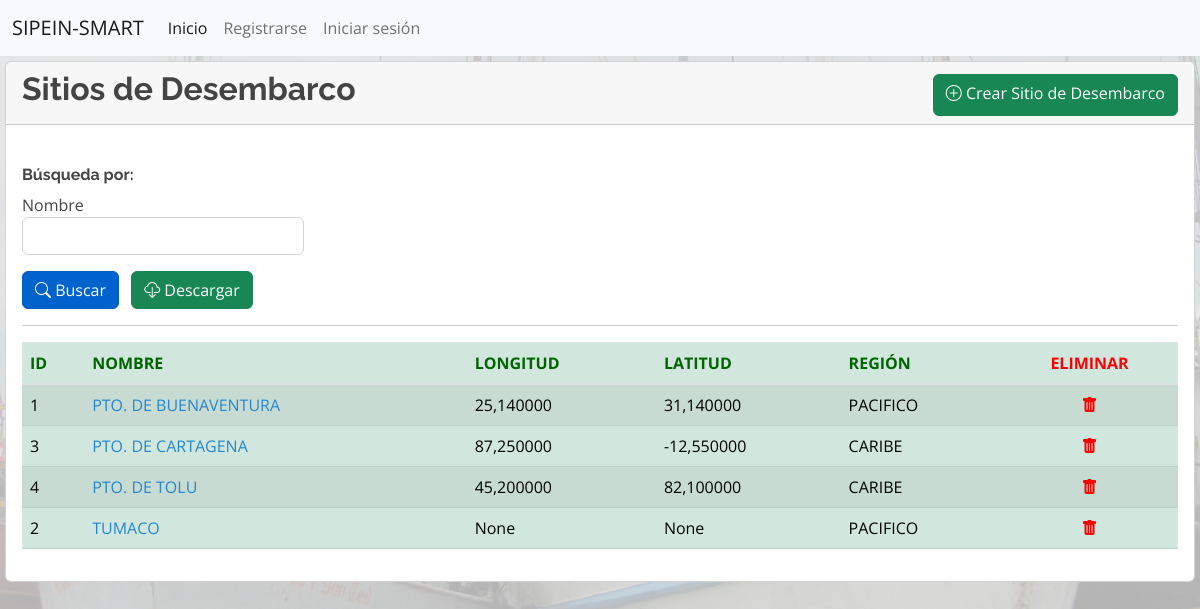
/sitios/, run on the app's committed database.
### industrial/models.py (models this page shows, shortened)
class Sitio_Desembarco(models.Model):
    nombre = models.TextField(max_length=50, verbose_name='Nombre', unique=True)
    coord_lon = models.DecimalField(max_digits=8, decimal_places=6, null=True, blank=True, verbose_name='Longitud')
    coord_lat = models.DecimalField(max_digits=8, decimal_places=6, null=True, blank=True, verbose_name='Latitud')
    costa_id = models.PositiveSmallIntegerField(choices=REGION_COSTA, null=True)
    class Meta:
        ordering = ['nombre']

### industrial/views.py (the view)
# urls.py: path('sitios/', views.listar_sitio, name='listar_sitios'),
def listar_sitio(request):
    context = {}
    filtered_sitios = SitioFiltro(request.GET, queryset=Sitio_Desembarco.objects.all())
    context['filtered_sitios'] = filtered_sitios
    paginated_filtered_sitios = Paginator(filtered_sitios.qs,15)
    page_number = request.GET.get('page')
    sitio_page_obj = paginated_filtered_sitios.get_page(page_number)
    context['sitio_page_obj'] = sitio_page_obj
    return render(request, 'sitios_lista.html', context=context)

### industrial/templates/sitios_lista.html (shortened to what this page needs)
{% extends 'base.html' %}
{% load widget_tweaks %}
{% block contenido %}
<main style="margin-left: 5px; margin-right: 5px; margin-top: 5px;">
	<div class="card">
		<div class="card-header">
			<div class="row">
				<div class="col-md-6 col-lg-8">
					<h2 class="card-title"><strong>Sitios de Desembarco</strong></h2>
				</div>
				<div class="col-md-6 col-lg-4 mt-1 d-md-flex justify-content-md-end">
					<a class="btn btn-success align-middle" href="{% url 'crear_sitios' %}" role="button">
						<i class="bi bi-plus-circle"></i>&nbsp;Crear Sitio de Desembarco</a>
				</div>
			</div>
		</div>
		<div class="card-body">
			<form method="get">
				<br>
				<h6><strong>Búsqueda por:</strong></h6>
				<div class="form-row" style="display: flex;">
					<div class="form-group col-sm-4 col-md-3">
						<h7>Nombre</h7>
						{% render_field filtered_sitios.form.nombre__icontains class="form-control" %}
					</div>
				</div>
				<ul class="list-inline">
					<li class="list-inline-item">
						<button class="btn btn-primary active align-middle" type="submit">
							<i class="bi bi-search"></i>&nbsp;Buscar
						</button>
					</li>
					<li class="list-inline-item">
						<button class="btn btn-success align-middle" >
							<i class="bi bi-cloud-download"></i>&nbsp;Descargar
						</button>
					</li>
				</ul>
				<hr>
			</form>
			<div class="table-responsive">
				<table class="table table-success table-striped">
					<thead style="color:darkgreen;">
						<tr>
							<th>ID</th>
							<th>NOMBRE</th>
							<th>LONGITUD</th>
							<th>LATITUD</th>
							<th>REGIÓN</th>
							<th style="text-align: center; color:red">ELIMINAR</th>
						</tr>
					</thead>
					<tbody>
						{% for sitio in sitio_page_obj %}
						<tr>
							<td>{{ sitio.id }}</td>
							<td>
								<a href="{% url 'editar_sitios' sitio.id %}">
									{{ sitio.nombre|upper }}
								</a>
							</td>
							<td>{{ sitio.coord_lon }}</td>
							<td>{{ sitio.coord_lat }}</td>
							<td>{{ sitio.get_costa_id_display }}</td>
							<td style="text-align: center" ;>
								<a href="{% url 'eliminar_sitios' sitio.id %}">
									<i style="color: red" class="bi bi-trash-fill"></i>
								</a>
							</td>
						</tr>
						{% endfor %}
					</tbody>
				</table>
			</div>
		</div>
	</div>
</main>
{% endblock %}

### industrial/static/css/custom.css (style rules this page uses)
body { background-image: url(../img/fondo.png); background-repeat: no-repeat; background-size: cover; }

### industrial/static/css/style.css (style rules this page uses)
body { font-family: "Open Sans", sans-serif; color: #444444; }
a { color: #2487ce; text-decoration: none; }
h1, h2, h3, h4, h5, h6 { font-family: "Raleway", sans-serif; }

### data on the page
Sitio_Desembarco: id "1", nombre "PTO. DE BUENAVENTURA", coord_lon "25,140000", coord_lat "31,140000", costa_id "PACIFICO"
Sitio_Desembarco: id "3", nombre "PTO. DE CARTAGENA", coord_lon "87,250000", coord_lat "-12,550000", costa_id "CARIBE"
Sitio_Desembarco: id "4", nombre "PTO. DE TOLU", coord_lon "45,200000", coord_lat "82,100000", costa_id "CARIBE"
Sitio_Desembarco: id "2", nombre "TUMACO", coord_lon "None", coord_lat "None", costa_id "PACIFICO"
